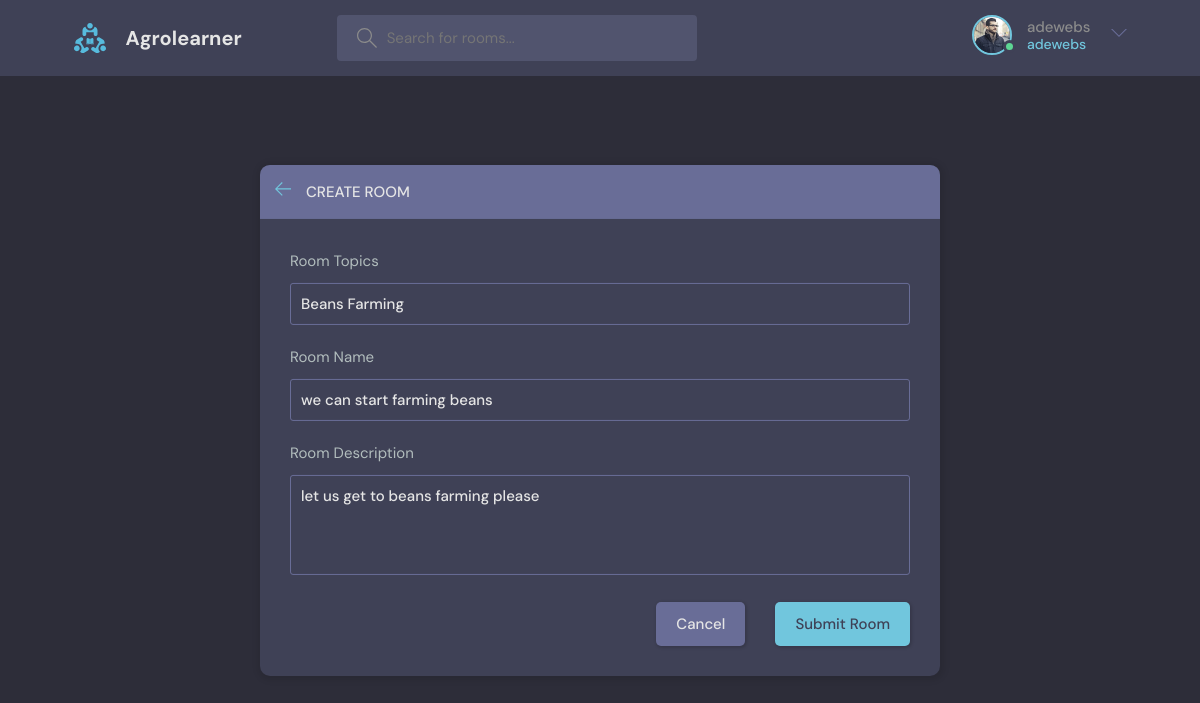
/editroom/2 (signed in), run on the app's committed database.
### elearning/models.py (models this page shows, shortened)
class ForalUser(AbstractUser):
    name = models.CharField(max_length=200, null=True)
    email = models.EmailField(unique=True, null=True)
    Bio = models.TextField(null=True)
    avatar = models.ImageField(null=True, default="avatar.svg")
    USERNAME_FIELD = 'email'
    REQUIRED_FIELDS = []

class Room(models.Model):
    hostname = models.ForeignKey(ForalUser, on_delete=models.CASCADE, null=True)
    topic = models.ForeignKey(Topic, on_delete=models.SET_NULL, null=True)
    name = models.CharField(max_length=200)
    description = models.TextField(null=True, blank=True)
    participant = models.ManyToManyField(ForalUser, related_name='participants', blank=True)
    updated= models.DateTimeField(auto_now=True)
    created = models.DateTimeField(auto_now_add=True)
    class Meta:
        ordering = ['-updated', '-created']

class Topic(models.Model):
    name = models.CharField(max_length=255)
    def __str__(self):
        return self.name

### elearning/views.py (the view, shortened to what this page needs)
# urls.py: path('editroom/<int:pk>', views.updateroom, name='editroom'),
@login_required(login_url=loginpage )
def updateroom(request, pk):
    editroom = Room.objects.get(id=pk)
    topics = Topic.objects.all()
    if request.user != editroom.hostname:
        return HttpResponse('error')
    else:
        forms = RoomForm(instance=editroom)
        return render(request, 'elearning/roomform.html',
                          {'roomform': forms, 'topics': topics, 'editroom': editroom})

### elearning/forms.py
class RoomForm(forms.ModelForm):
    class Meta:
        model = Room
        fields = '__all__'
        exclude =['hostname', 'participant']

### elearning/templates/elearning/roomform.html (shortened to what this page needs)
{% extends 'main.html' %}
{% block body %}
  <main class="create-room layout">
    <div class="container">
      <div class="layout__box">
        <div class="layout__boxHeader">
          <div class="layout__boxTitle">
            <a href="{% url 'homepage' %}">
              <svg version="1.1" xmlns="http://www.w3.org/2000/svg" width="32" height="32" viewBox="0 0 32 32">
                <title>arrow-left</title>
                <path
                  d="M13.723 2.286l-13.723 13.714 13.719 13.714 1.616-1.611-10.96-10.96h27.625v-2.286h-27.625l10.965-10.965-1.616-1.607z">
                </path>
              </svg>
            </a>
            <h3>Create Room</h3>
          </div>
        </div>
        <div class="layout__body">
          <form class="form" action="#" method="POST">
            <div class="form__group">
    <label for="room_topics">Room Topics</label>
              <input type="text" name="topictoget" required list="topic-list" value="{{editroom.topic.name}}">
            </div>
             <div class="form__group">
    <label for="room_name">Room Name</label>
              {{roomform.name}}
            </div>
 <div class="form__group">
    <label for="room_description">Room Description</label>
              {{roomform.description}}
            </div>
            <div class="form__action">
              <a class="btn btn--dark" href="{% url 'homepage' %}">Cancel</a>
              <button class="btn btn--main" type="submit">Submit Room</button>
            </div>
          </form>
        </div>
      </div>
    </div>
  </main>
{% endblock %}

### templates/navbar.html (shortened to what this page needs)
{% load static %}
 <header class="header header--loggedIn">
      <div class="container">
        <a href="{% url 'homepage' %}" class="header__logo">
          <img src="{% static 'assets/logo.svg' %}" />
          <h1>Agrolearner</h1>
        </a>
        <form class="header__search" method="GET" action="{% url 'homepage' %}">
          <label>
            <input placeholder="Search for rooms..."  name="q"/>
          </label>
        </form>
        <nav class="header__menu">
{% if request.user.is_authenticated %}
          <div class="header__user">
            <a href="{% url 'profile' request.user.pk %}">
              <div class="avatar avatar--medium active">
                <img src="{{request.user.avatar.url}}" />
              </div>
              <p>{{request.user.username}} <span>{{request.user.username}}</span></p>
            </a>
            <button class="dropdown-button">
              <svg version="1.1" xmlns="http://www.w3.org/2000/svg" width="32" height="32" viewBox="0 0 32 32">
                <title>chevron-down</title>
                <path d="M16 21l-13-13h-3l16 16 16-16h-3l-13 13z"></path>
              </svg>
            </button>
          </div>
          {% else %}
 <a href="{% url 'login' %}">
            <img src="{% static 'assets/avatar.svg' %}" />
            <p>Login</p>
          </a>
          {% endif %}
        </nav>
      </div>
    </header>

### data on the page
ForalUser: user.avatar (picture), user.username "adewebs"
Room: topictoget "Beans Farming", name "we can start farming beans", description "let us get to beans farming please"
